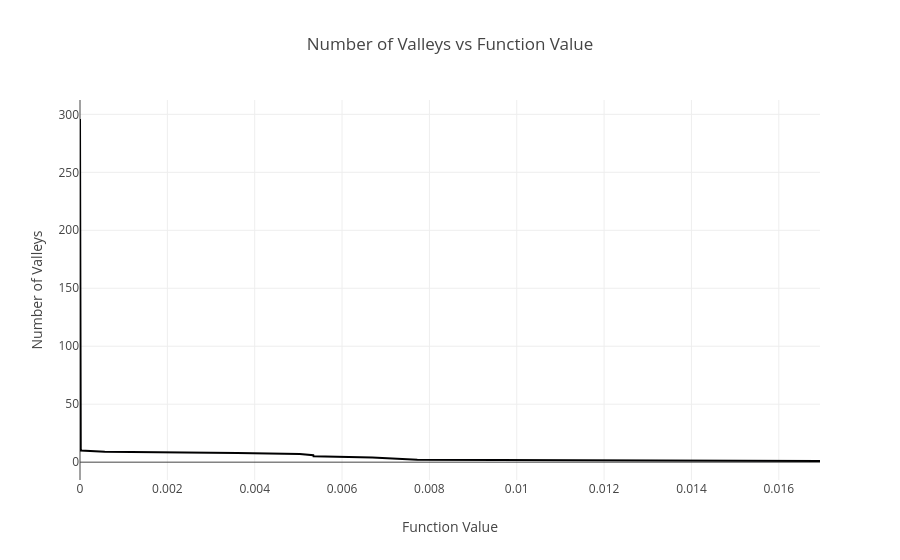

Notebook code cell kept with this figure:
### Code cell
px.line(x=fns_norm, y=counts_norm_min, labels={"x": "Function Value", "y": "Number of Valleys"}, title="Number of Valleys vs Function Value")

### Figure 1 — Plotly figure (JSON) as saved in the notebook; plotly's stock layout.template omitted (floating-point values rounded to 4 significant figures; data arrays with more than 128 entries replaced by an {"elided": "..."} marker saying what was removed)
{"data": [{"hovertemplate": "Function Value=%{x}<br>Number of Valleys=%{y}<extra></extra>", "legendgroup": "", "line": {"color": "#000001", "dash": "solid"}, "marker": {"symbol": "circle"}, "mode": "lines", "name": "", "orientation": "v", "showlegend": false, "type": "scatter", "x": {"elided": "296 float values"}, "xaxis": "x", "y": {"elided": "296 int values"}, "yaxis": "y"}], "layout": {"legend": {"tracegroupgap": 0}, "title": {"text": "Number of Valleys vs Function Value"}, "xaxis": {"anchor": "y", "domain": [0, 1], "title": {"text": "Function Value"}}, "yaxis": {"anchor": "x", "domain": [0, 1], "title": {"text": "Number of Valleys"}}}}
